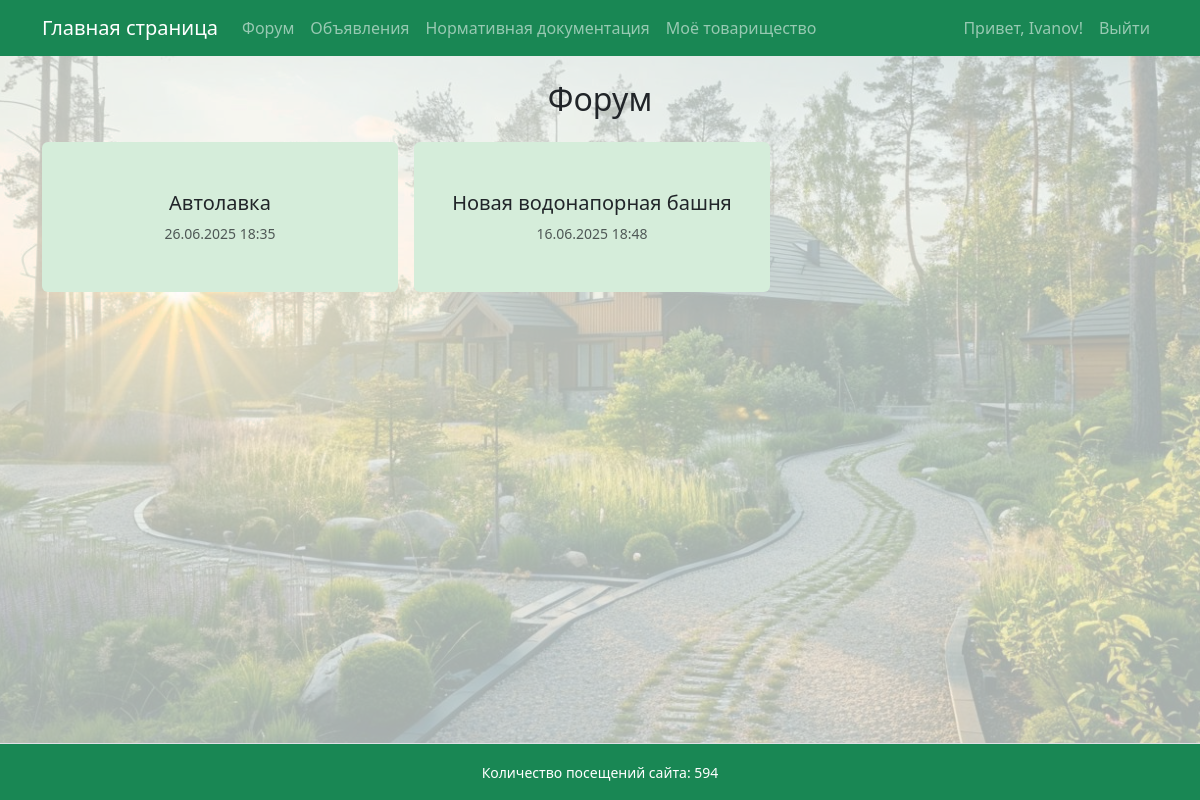
The page /forum/ (signed in) on the database its author committed.
### garden/models.py (models this page shows, shortened)
class ForumPost(models.Model):
    user = models.ForeignKey(User, on_delete=models.CASCADE)
    title = models.CharField(max_length=200)
    content = models.TextField()
    created_at = models.DateTimeField(auto_now_add=True)

### garden/views.py (the view)
# urls.py: path('forum/', views.forum, name='forum'),
@login_required
def forum(request):
    posts = ForumPost.objects.all().order_by('-created_at')
    return render(request, 'forum.html', {'posts': posts})

### garden/context_processors.py (called while the page is built)
def total_visits_processor(request):
    counter, created = PageVisit.objects.get_or_create(page_name='main_page')
    return {
        'total_visits': counter.visits
    }

### garden/templates/forum.html (shortened to what this page needs)
{% extends 'base.html' %}
{% block content %}
<h2 class="text-center mb-4">Форум</h2>
<div class="d-flex flex-wrap gap-3">
  {% for post in posts %}
    <a href="{% url 'forum_post_detail' post.pk %}"
   class="text-decoration-none flex-grow-0 rounded p-3 d-flex flex-column justify-content-center align-items-center"
   style="flex-basis: calc(33.333% - 1rem); min-width: 250px; height: 150px; transition: background-color 0.3s ease; background-color: rgba(213, 237, 218, 1);">
      <span class="h5 text-dark text-center mb-2">{{ post.title }}</span>
      <span class="text-muted small text-center">{{ post.created_at|date:"d.m.Y H:i" }}</span>
    </a>
  {% empty %}
    <div class="bg-light p-3 rounded text-center">Постов пока нет.</div>
  {% endfor %}
</div>
{% endblock %}

### templates/base.html (shortened to what this page needs)
<!DOCTYPE html>
<html lang="ru">
<head>
    <link rel="stylesheet" href="https://cdn.jsdelivr.net/npm/bootstrap@5.3.0/dist/css/bootstrap.min.css">
</head>
<body>
    <div class="page-container">
        <nav class="navbar navbar-expand-lg navbar-dark bg-success mb-4">
            <div class="container">
                <a class="navbar-brand" href="{% url 'main_page' %}">Главная страница</a>
                <div class="collapse navbar-collapse" id="navbarSupportedContent">
                    <ul class="navbar-nav me-auto mb-2 mb-lg-0">
                        <li class="nav-item"><a class="nav-link" href="{% url 'forum' %}">Форум</a></li>
                        <li class="nav-item"><a class="nav-link" href="{% url 'ads' %}">Объявления</a></li>
                        <li class="nav-item"><a class="nav-link" href="https://strb.by/" target="_blank" rel="noopener noreferrer">Нормативная документация</a></li>
                        <li class="nav-item"><a class="nav-link" href="{% url 'my_community' %}">Моё товарищество</a></li>
                    </ul>
                    <ul class="navbar-nav ms-auto mb-2 mb-lg-0">
                        {% if user.is_authenticated %}
                            <li class="nav-item">
                                <span class="nav-link">Привет, {{ user.username }}!</span>
                            </li>
                            <li class="nav-item">
                                <a class="nav-link" href="#" onclick="event.preventDefault(); document.getElementById('logout-form').submit();">
                                    Выйти
                                </a>
                            </li>
                        {% else %}
                            <li class="nav-item"><a class="nav-link" href="{% url 'login' %}">Войти</a></li>
                        {% endif %}
                    </ul>
                </div>
            </div>
        </nav>
        <main class="content-wrap container">
            {% block content %}
            {% endblock %}
        </main>
        <footer class="bg-success text-center py-3 mt-4 border-top text-white">
            <div class="container">
                <small>
                    Количество посещений сайта: {{ total_visits }}
                </small>
            </div>
        </footer>
    </div>
</body>
</html>

### templates/base.html (style rules this page uses)
body, html { height: 100%; margin: 0; }
.page-container { min-height: 100vh; display: flex; flex-direction: column; min-height: 100vh; background-image: url('/static/images/background.jpg'); background-repeat: no-repeat; background-position: center center; background-size: cover; background-color: rgba(240, 248, 245, 0.7); background-blend-mode: lighten; }
.content-wrap { flex: 1; }

### rows shown on the page
ForumPost: title "Автолавка", created_at "26.06.2025 18:35"
ForumPost: title "Новая водонапорная башня", created_at "16.06.2025 18:48"

### other values the page prints
{{ user.username }} "Ivanov"
{{ total_visits }} "594"
